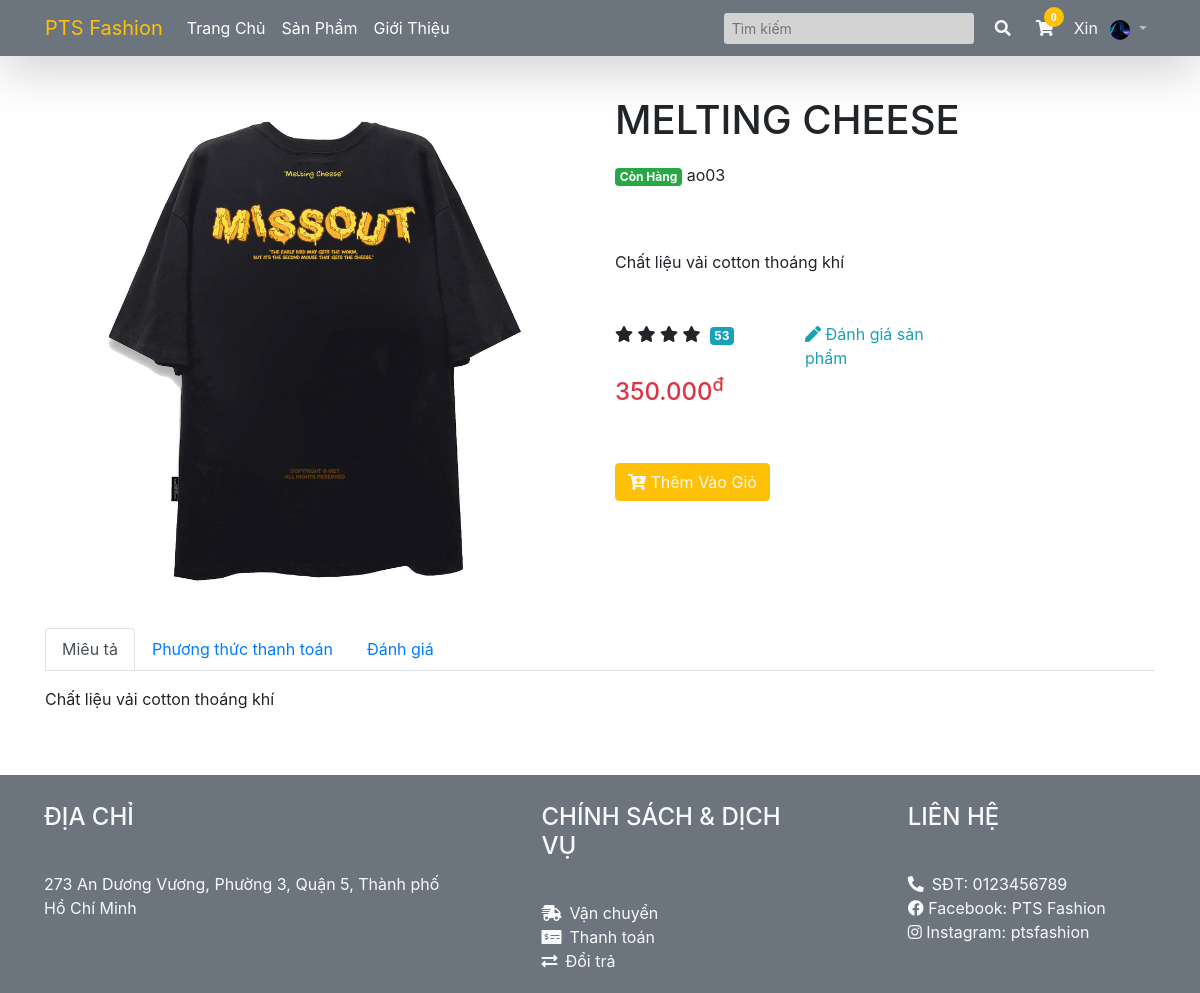
The app's page /quanao/detail.php?productID=ao03 (signed in) with its own data.
### tables this page shows
CREATE TABLE `sp` (
  `MA_SP` varchar(10) NOT NULL,
  `TEN_SP` varchar(50) NOT NULL,
  `MA_LOAISP` varchar(10) NOT NULL,
  `MA_HANGSX` varchar(10) NOT NULL,
  `MIEUTA_SP` text DEFAULT NULL,
  `HINHANH_SP` text DEFAULT NULL,
  `GIA` bigint(20) NOT NULL
);

### quanao/admin/includes/database.php (called while the page is built, shortened)
<?php
    class MyConnect {
        private $conn;
        public function __construct() {
            $this->host = "localhost";
            $this->user = "root";
            $this->passwd = "";
            $this->database = "clothingshop";
            $this->conn = new mysqli($this->host,$this->user,$this->passwd,$this->database, 3307);
        }
        public function isConnected() {
            return true;
        }
        public function query($query) {
            if($this->isConnected()) {
                $tableData = mysqli_query($this->conn,$query);
                return $tableData;
            }
        }
    }
?>

### quanao/detail.php (the view, shortened to what this page needs)
<?php
include("admin/includes/database.php");
if (isset($_GET['productID'])) {
    $MyConn = new MyConnect();
    $pID = $_GET['productID'];
    $query = "SELECT * FROM SP WHERE MA_SP='$pID'";
    $result = $MyConn->query($query);
    $getProduct = mysqli_fetch_array($result);
?>
    <!DOCTYPE html>
    <html lang="en">
    <head>
        <link href="admin/vendor/fontawesome-free/css/all.min.css" rel="stylesheet" type="text/css">
        <link rel="stylesheet" href="https://maxcdn.bootstrapcdn.com/bootstrap/4.5.2/css/bootstrap.min.css">
    </head>
    <body>
        <nav class="navbar navbar-expand-sm bg-secondary navbar-dark sticky-top shadow-lg py-2">
            <div class="container">
                <a class="navbar-brand" href="index.php"><span class="text-warning">PTS Fashion</span></a>
                <div class="collapse navbar-collapse" id="navbarColor01">
                    <ul class="navbar-nav mr-auto">
                        <li class="nav-item active">
                            <a class="nav-link nl" href="index.php">Trang Chủ <span class="sr-only">(current)</span></a>
                        </li>
                        <li class="nav-item">
                            <a class="nav-link nl" href="product.php">Sản Phẩm</a>
                        </li>
                        <li class="nav-item">
                            <a class="nav-link nl" href="#">Giới Thiệu</a>
                        </li>
                    </ul>
                    <form class="form-inline" method="get" action="search.php">
                        <input style="width:250px; background:#D3D3D3" class="form-control-sm mr-sm-2 border-0" type="search" name="keyword" placeholder="Tìm kiếm" aria-label="Search">
                        <button class="btn my-sm-0 "><a class="text-light"><i class="fas fa-search"></i></i></a></button>
                        <a href="cart.php" class="btn my-sm-0 border-0 bg-transparent text-light">
                            <i class="fas fa-shopping-cart position-relative">
                                <?php
                                $total_qty = 0;
                                ?>
                                <div class="cart-amount bg-warning position-absolute text-white d-flex justify-content-center align-items-center font-weight-bold">
                                    <span id="cart_amount"><?php echo $total_qty ?></span>
                                </div>
                            </i>
                        </a>
                        <?php
                        if (!isset($_SESSION['user_email'])) {
                            echo  "<a class='btn my-sm-0 border-0' data-toggle='modal' data-target='#loginModal'><i class='fas fa-user text-light'></i></a>";
                        } else {
                            include("usernav.php");
                        }
                        ?>
                    </form>
                </div>
        </nav>
        <div aria-live="polite" aria-atomic="true" style="bottom: 0; right: 0; z-index: 1200;" class="position-fixed">
        </div>
        <div class="container mt-3 pb-5">
            <div class="row">
                <div class="col-md-6">
                    <img src="<?php echo "admin/product_images/" . $getProduct['HINHANH_SP']; ?>" class="img-fluid rounded" width="540px" height="540px">
                </div>
                <div class="col-md-6">
                    <div class="row">
                        <div class="col-md-12 mt-4">
                            <h1><?php echo $getProduct['TEN_SP'] ?></h1>
                        </div>
                    </div>
                    <div class="row">
                        <div class="col-md-12">
                            <span class="badge badge-success my-3">Còn Hàng</span>
                            <span class="product-number"><?php echo $getProduct['MA_SP'] ?></span>
                        </div>
                    </div>
                    <div class="row my-5">
                        <div class="col-md-12">
                            <div id="description">
                                <?php echo $getProduct['MIEUTA_SP'] ?>
                            </div>
                        </div>
                    </div>
                    <div class="row mt-5 mt-5">
                        <div class="col-md-4">
                            <i class="fa fa-star"></i> <em></em>
                            <i class="fa fa-star"></i> <em></em>
                            <i class="fa fa-star"></i> <em></em>
                            <i class="fa fa-star"></i> <em></em>
                            <span class="badge badge-info">53</span>
                        </div>
                        <div class="col-md-4">
                            <a href="" class="text-decoration-none text-info"><i class="fas fa-pen"></i> Đánh giá sản phẩm</a>
                        </div>
                    </div>
                    <div class="row mt-2">
                        <div class="col-md-12 text-danger">
                            <h4 id="product-price"><?php echo number_format($getProduct['GIA'], 0, ",", ".") ?><sup>đ</sup></h4>
                        </div>
                    </div>
                    <div class="row mt-5">
                        <div class="col-md-12">
                            <button id="myBtn" class="btn btn-warning text-light mt-auto" onclick="addCart('<?php echo $pID; ?>')">
                                <i class="fa fa-cart-plus" aria-hidden="true"></i>
                                Thêm Vào Giỏ
                            </button>
                        </div>
                    </div>
                </div>
            </div>
            <div class="row mt-3">
                <div class="col-md-12">
                    <div class="bd-example bd-example-tabs">
                        <nav>
                            <div class="nav nav-tabs" id="nav-tab" role="tablist">
                                <a class="nav-link active" id="nav-home-tab" data-toggle="tab" href="#nav-description" role="tab" aria-controls="nav-home" aria-selected="true">Miêu tả</a>
                                <a class="nav-link" id="nav-profile-tab" data-toggle="tab" href="#nav-payment" role="tab" aria-controls="nav-profile" aria-selected="false">Phương thức thanh toán</a>
                                <a class="nav-link" id="nav-comment-tab" data-toggle="tab" href="#nav-comment" role="tab" aria-controls="nav-contact" aria-selected="false">Đánh giá</a>
                            </div>
                        </nav>
                        <div class="tab-content" id="nav-tabContent">
                            <div class="tab-pane fade show active" id="nav-description" role="tabpanel" aria-labelledby="nav-home-tab">
                                <p class="mt-3"><?php echo $getProduct['MIEUTA_SP']; ?></p>
                            </div>
                        </div>
                    </div>
                </div>
            </div>
        </div>
        <footer class="bg-secondary">
            <div class="container-fuild text-light">
                <div class="row card-deck pt-3">
                    <div class="col-md-5 pr-0">
                        <div class="card border-0 bg-secondary ml-4">
                            <div class="card-header bg-secondary border-0">
                                <h4>ĐỊA CHỈ</h4>
                            </div>
                            <div class="card-body border-0">
                                <p>273 An Dương Vương, Phường 3, Quận 5, Thành phố Hồ Chí Minh</p>
                            </div>
                        </div>
                    </div>
                    <div class="col-md pl-0">
                        <div class="card border-0 bg-secondary ml-4">
                            <div class="card-header bg-secondary border-0">
                                <h4>CHÍNH SÁCH & DỊCH VỤ</h4>
                            </div>
                            <div class="card-body border-0">
                                <a href="#" class="text-light text-decoration-none pb-3"><i class="fas fa-shipping-fast mr-2"></i>Vận chuyển</a><br>
                                <a href="#" class="text-light text-decoration-none pb-3"><i class="fas fa-money-check-alt mr-2"></i>Thanh toán</a><br>
                                <a href="#" class="text-light text-decoration-none pb-3"><i class="fas fa-exchange-alt mr-2"></i>Đổi trả</a>
                            </div>
                        </div>
                    </div>
                    <div class="col-md">
                        <div class="card border-0 bg-secondary mx-0 ml-4">
                            <div class="card-header bg-secondary border-0">
                                <h4>LIÊN HỆ</h4>
                            </div>
                            <div class="card-body border-0">
                                <p><i class="fas fa-phone-alt mr-2"></i>SĐT: 0123456789 <br>
                                    <i class="fab fa-facebook"></i> Facebook: PTS Fashion <br>
                                    <i class="fab fa-instagram"></i> Instagram: ptsfashion
                                </p>
                            </div>
                        </div>
                    </div>
                </div>
            </div>
        </footer>
    </body>
    </html>
<?php } ?>

### quanao/detail.php (style rules this page uses)
.nl { color: white !important; }
.cart-amount { top: -13px; right: -10px; min-width: 20px; min-height: 20px; border-width: 2px; border-radius: 50%; font-size: 12px; }

### records on screen
sp: HINHANH_SP (picture), TEN_SP "MELTING CHEESE", MA_SP "ao03", MIEUTA_SP "Chất liệu vải cotton thoáng khí", GIA "350.000"

### other values on screen
$total_qty "0"
$_SESSION['username'] "Xin"
